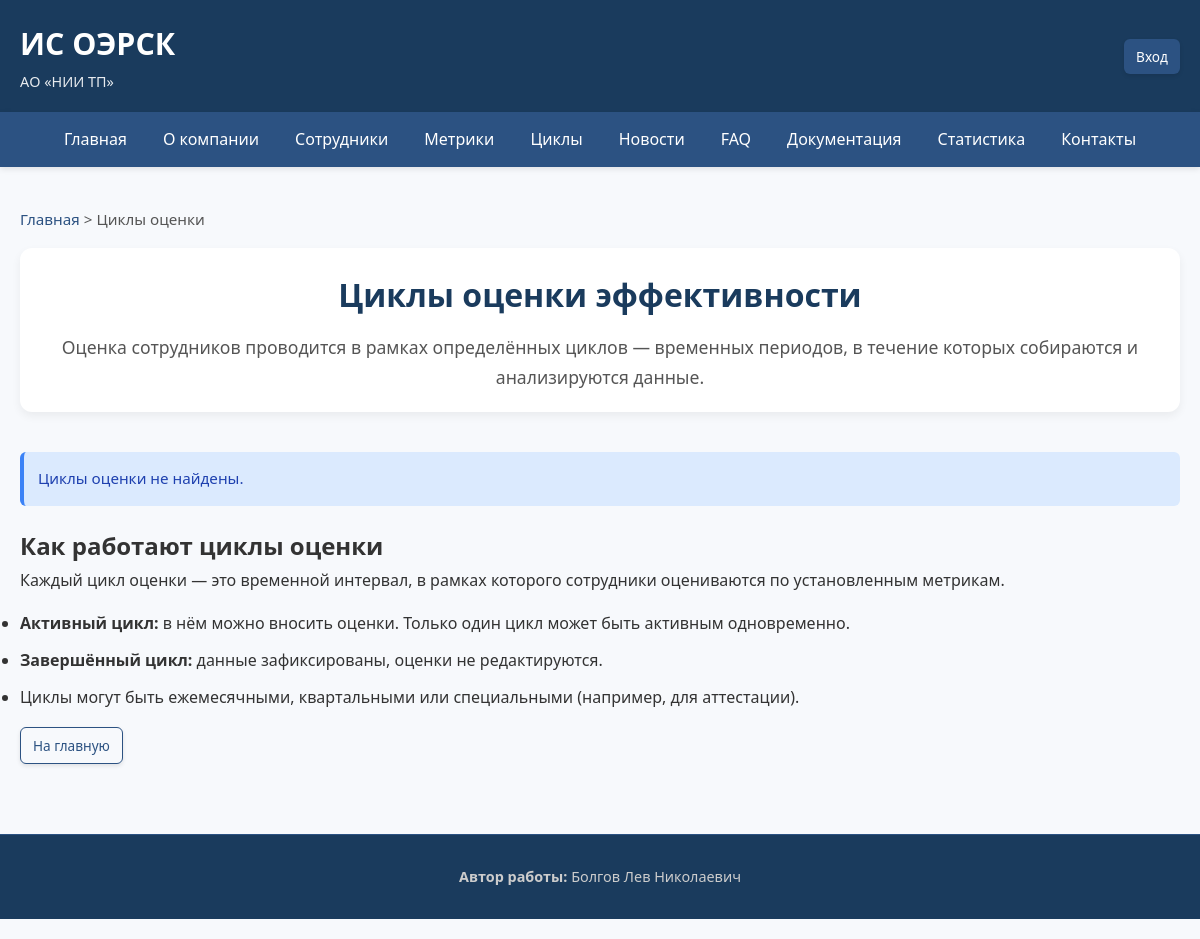
The app's page /cycles, older data.
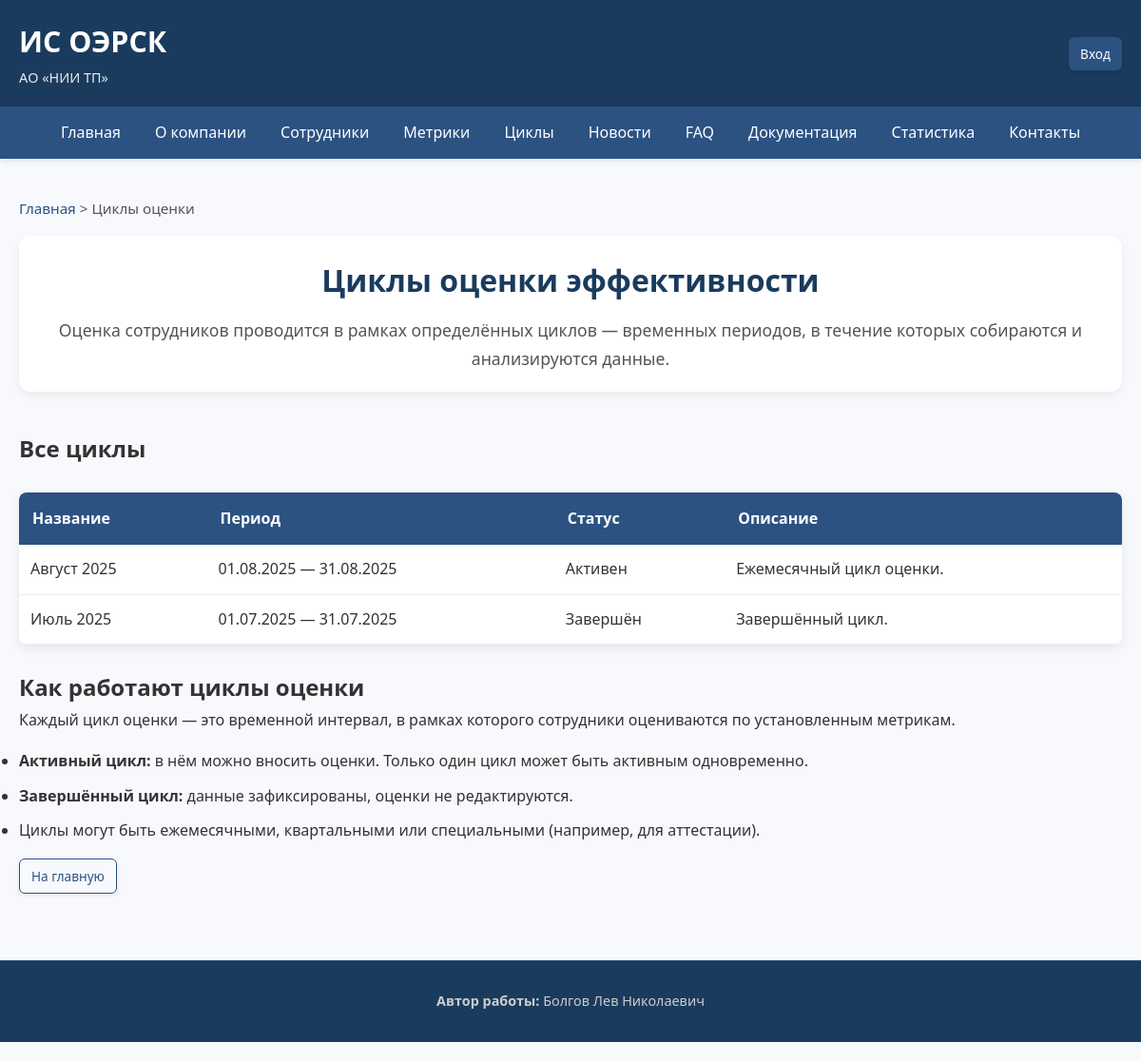
The same page, newer data.
### app/models.py (models this page shows)
class EvaluationCycle(db.Model):
    __tablename__ = 'evaluation_cycles'
    id = db.Column(db.Integer, primary_key=True)
    name = db.Column(db.String(100), nullable=False)
    start_date = db.Column(db.DateTime, nullable=False)
    end_date = db.Column(db.DateTime, nullable=False)
    is_active = db.Column(db.Boolean, default=True)
    description = db.Column(db.Text)

### app/views.py (the view)
@views.route('/cycles')
def cycles():
    cycles_list = EvaluationCycle.query.order_by(EvaluationCycle.start_date.desc()).all()
    breadcrumbs = [("Главная", url_for('views.index')), ("Циклы оценки", url_for('views.cycles'))]
    return render_with_breadcrumbs('cycles.html', breadcrumbs, cycles=cycles_list)

### app/views.py (called while the page is built)
def render_with_breadcrumbs(template, breadcrumbs, **context):
    return render_template(template, breadcrumbs=breadcrumbs, **context)

### app/templates/cycles.html (shortened to what this page needs)
{% extends "base.html" %}
{% block content %}
<div class="page-header">
    <h1>Циклы оценки эффективности</h1>
    <p class="lead">
        Оценка сотрудников проводится в рамках определённых циклов — временных периодов,
        в течение которых собираются и анализируются данные.
    </p>
</div>
{% if cycles %}
<div class="section">
    <h2>Все циклы</h2>
    <table>
        <thead>
            <tr>
                <th>Название</th>
                <th>Период</th>
                <th>Статус</th>
                <th>Описание</th>
            </tr>
        </thead>
        <tbody>
            {% for cycle in cycles %}
            <tr>
                <td>{{ cycle.name }}</td>
                <td>
                    {{ cycle.start_date.strftime('%d.%m.%Y') }} —
                    {{ cycle.end_date.strftime('%d.%m.%Y') }}
                </td>
                <td>
                    <span class="badge {% if cycle.is_active %}badge-active{% else %}badge-completed{% endif %}">
                        {{ 'Активен' if cycle.is_active else 'Завершён' }}
                    </span>
                </td>
                <td>{{ cycle.description or '–' }}</td>
            </tr>
            {% endfor %}
        </tbody>
    </table>
</div>
{% else %}
<div class="alert alert-info">
    Циклы оценки не найдены.
</div>
{% endif %}
<div class="section">
    <h2>Как работают циклы оценки</h2>
    <p>
        Каждый цикл оценки — это временной интервал, в рамках которого сотрудники оцениваются по установленным метрикам.
    </p>
    <ul class="styled-list">
        <li><strong>Активный цикл:</strong> в нём можно вносить оценки. Только один цикл может быть активным одновременно.</li>
        <li><strong>Завершённый цикл:</strong> данные зафиксированы, оценки не редактируются.</li>
        <li>Циклы могут быть ежемесячными, квартальными или специальными (например, для аттестации).</li>
    </ul>
</div>
<div class="action-buttons">
    <a href="{{ url_for('views.index') }}" class="btn btn-outline">На главную</a>
</div>
{% endblock %}

Row changes from the older to the newer data that the page shows:
added EvaluationCycle: is_active "Активен"
added EvaluationCycle: is_active "Завершён"
Text that changed along with them:
text no longer shown: "Циклы оценки не найдены."
text now shown: "Все циклы Название Период Статус Описание"
